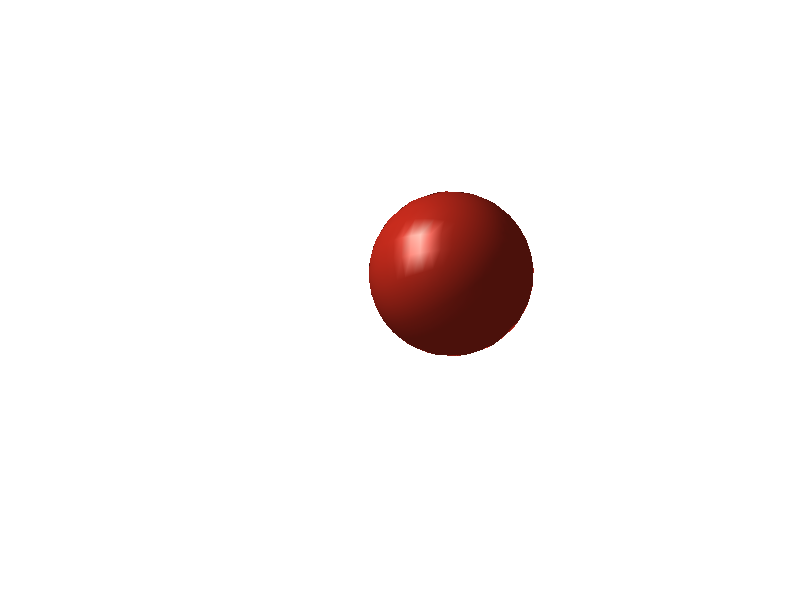

This figure's MATLAB source: (Note: this script raises an error after producing the figure.)
%=============================================================================
% Copyright (c) 2026-present Allan CORNET (Nelson)
%=============================================================================
% This file is part of Nelson.
%=============================================================================
% LICENCE_BLOCK_BEGIN
% SPDX-License-Identifier: LGPL-3.0-or-later
% LICENCE_BLOCK_END
%=============================================================================
% <--WEIGHT 2-->
% <--ADV-CLI MODE-->
%=============================================================================
% A lit surface must keep its lighting after its geometry changes. This covers
% the OpenGL surface path used by real-time animations: normals, vertex colors,
% and the new geometry must all reach the next rendered frame.
%=============================================================================
close all;
[x, y, z] = sphere(24);
f = figure('Visible', 'on', 'Position', [100 100 620 460], 'Color', [1 1 1]);
ax = axes('Parent', f);
s = surf(ax, x, y, z, ...
  'FaceColor', [0.82 0.18 0.12], 'EdgeColor', 'none', ...
  'FaceLighting', 'gouraud');
axis(ax, 'equal');
axis(ax, [-2 2 -2 2 -2 2]);
axis(ax, 'off');
view(ax, 35, 24);
light(ax, 'Position', [-3 -4 6], 'Style', 'local');
drawnow();
before = getframe(f).cdata;

angle = pi / 3;
set(s, 'XData', cos(angle) * x + sin(angle) * z + 0.55, ...
  'YData', y, 'ZData', -sin(angle) * x + cos(angle) * z + 0.35);
drawnow();
after = getframe(f).cdata;
close(f);

difference = mean(abs(double(after(:)) - double(before(:))));
asserts.istrue(difference > 3);
%=============================================================================
